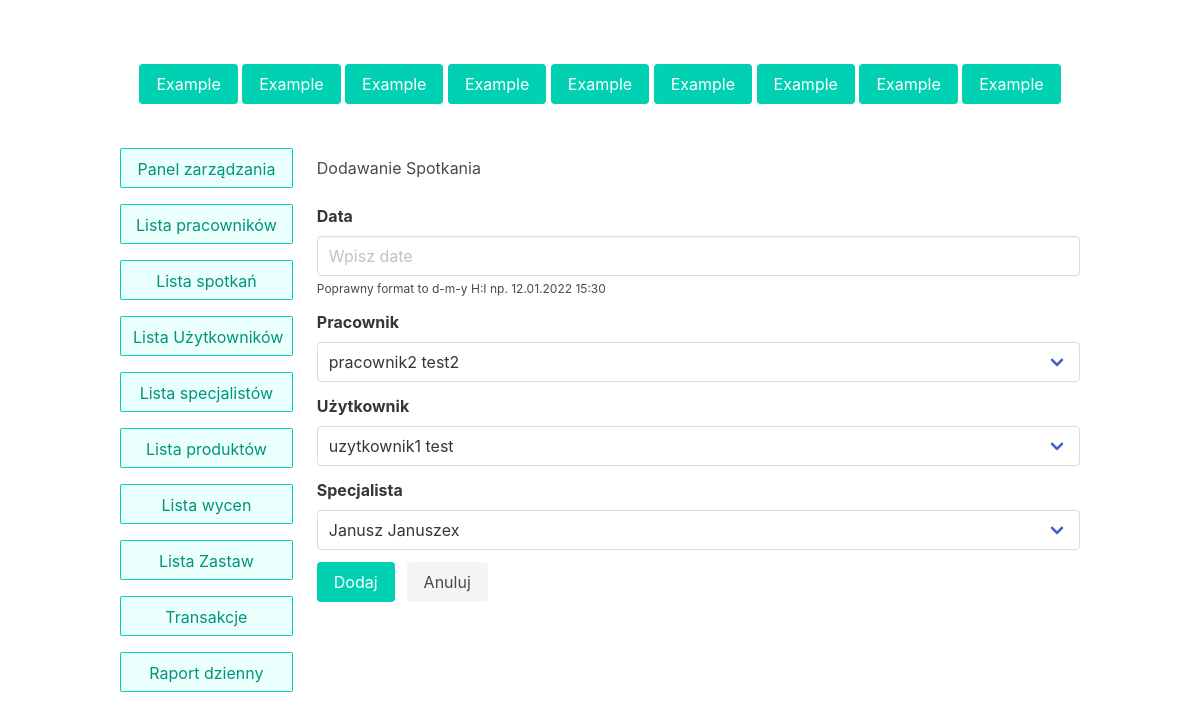
/appointment_add, run on an earlier commit of the app's database.
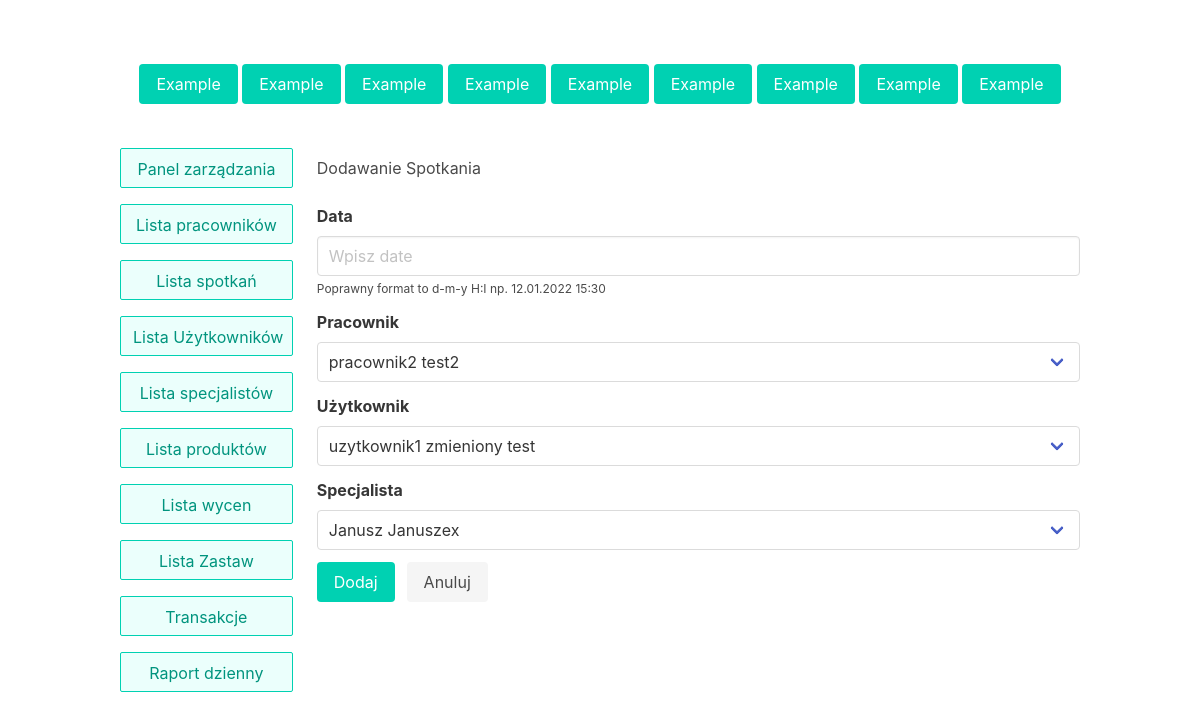
And on a later commit of the database.
### lombard/models.py (models this page shows, shortened)
class User(models.Model):
    name = models.CharField(max_length=255)
    surname = models.CharField(max_length=255)
    address = models.CharField(max_length=255)
    email = models.CharField(max_length=255)

### lombard/views.py (the view, shortened to what this page needs)
# urls.py: path('appointment_add', views.AppointmentAdd.as_view(), name='appointment_add'),
class AppointmentAdd(View):
    def get(self, request):
        employees = list()
        users = list()
        experts = list()
        for employee in Employee.objects.all():
            employee = model_to_dict(employee)
            user = model_to_dict(User.objects.get(id=employee['user']))
            employee['user'] = user
            employees.append(employee)
        for user in User.objects.all():
            users.append(model_to_dict(user))
        for expert in Expert.objects.all():
            experts.append(model_to_dict(expert))
        context = {
            'employees': employees,
            'users': users,
            'experts': experts
        }
        return render(request, 'appointment_add.html', context)

### templates/appointment_add.html (shortened to what this page needs)
{% extends 'main_page.html' %}
{% block content %}
<form method="post">
        <h1 class="my-5">Dodawanie Spotkania</h1>
    <div class="field">
        <label class="label">Data</label>
        <div class="control">
            <label>
                <input type="text" autocomplete="off" name="date" class="input" placeholder="Wpisz date">
            </label>
        </div>
        <p class="help">Poprawny format to d-m-y H:I np. 12.01.2022 15:30</p>
    </div>
    <label class="label">Pracownik</label>
    <div class="field">
        <div class="select" style="width: 100%">
            <div class="control">
                <label>
                    <select style="width: 100%" name="employee">
                        {% for employee in employees %}
                        <option value="{{ employee.user.id }}">{{ employee.user.name }} {{ employee.user.surname }}</option>
                        {% endfor %}
                    </select>
                </label>
            </div>
        </div>
    </div>
    <label class="label">Użytkownik</label>
    <div class="field">
        <div class="select" style="width: 100%">
            <div class="control">
                <label>
                    <select style="width: 100%" name="user">
                        {% for user in users %}
                        <option value="{{ user.id }}">{{ user.name }} {{ user.surname }}</option>
                        {% endfor %}
                    </select>
                </label>
            </div>
        </div>
    </div>
    <label class="label">Specjalista</label>
    <div class="field">
        <div class="select" style="width: 100%">
            <div class="control">
                <label>
                    <select style="width: 100%" name="expert">
                        {% for expert in experts %}
                        <option value="{{ expert.id }}">{{ expert.name }} {{ expert.surname }}</option>
                        {% endfor %}
                    </select>
                </label>
            </div>
        </div>
    </div>
        <div class="field is-grouped is-grouped-left">
        <p class="control">
            <button class="button is-primary" type="submit" name="submit">
                Dodaj
            </button>
        </p>
        <p class="control">
            <a class="button is-light" href="appointment_table">
                Anuluj
            </a>
        </p>
    </div>
</form>
{% endblock %}

What changed in the data, as far as the page shows it:
changed User: user "uzytkownik1 test" → "uzytkownik1 zmieniony test"
